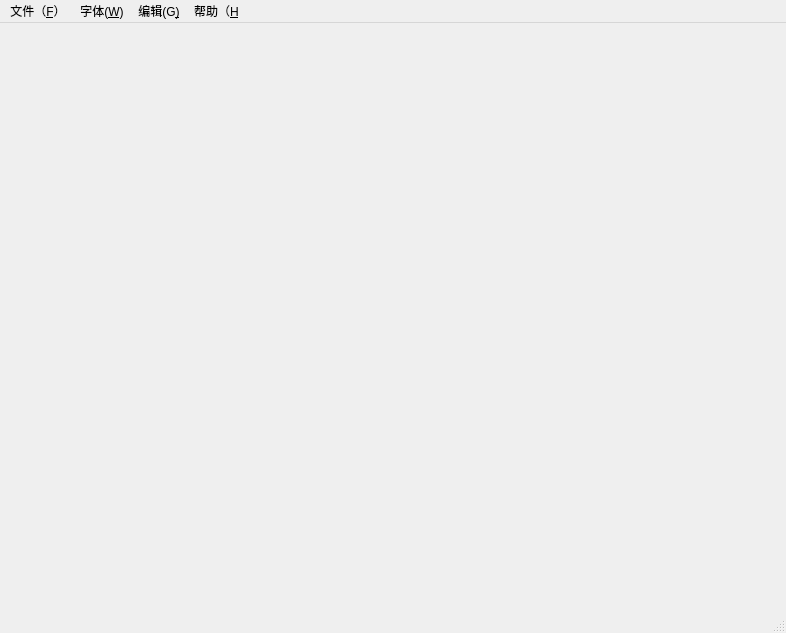
<?xml version="1.0" encoding="UTF-8"?>
<ui version="4.0">
 <class>MainWindow</class>
 <widget class="QMainWindow" name="MainWindow">
  <property name="geometry">
   <rect>
    <x>0</x>
    <y>0</y>
    <width>786</width>
    <height>633</height>
   </rect>
  </property>
  <property name="windowTitle">
   <string>MainWindow</string>
  </property>
  <widget class="QWidget" name="centralWidget"/>
  <widget class="QMenuBar" name="menuBar">
   <property name="geometry">
    <rect>
     <x>0</x>
     <y>0</y>
     <width>786</width>
     <height>26</height>
    </rect>
   </property>
   <widget class="QMenu" name="menu_F">
    <property name="title">
     <string>文件（&amp;F）</string>
    </property>
    <addaction name="actionSAVE_S"/>
    <addaction name="actionOPEN_O"/>
    <addaction name="separator"/>
    <addaction name="actionExit_Ctrl_E"/>
   </widget>
   <widget class="QMenu" name="menuAsdf_G">
    <property name="title">
     <string>字体(&amp;W)</string>
    </property>
    <addaction name="actionSadfas"/>
    <addaction name="actionDfgdfh"/>
   </widget>
   <widget class="QMenu" name="menuAsdfasdf_G">
    <property name="title">
     <string>编辑(G&amp;)</string>
    </property>
    <addaction name="actionPaste_Ctrl_P"/>
    <addaction name="actionAll_Ctrl_A"/>
    <addaction name="actionDelete_Ctrl_D"/>
    <addaction name="separator"/>
    <addaction name="actionConcel_Ctrl_C"/>
    <addaction name="actionFind_Ctrl_F"/>
    <addaction name="separator"/>
    <addaction name="actionShear_Ctrl_S"/>
   </widget>
   <widget class="QMenu" name="menu_H">
    <property name="title">
     <string>帮助（&amp;H</string>
    </property>
   </widget>
   <addaction name="menu_F"/>
   <addaction name="menuAsdf_G"/>
   <addaction name="menuAsdfasdf_G"/>
   <addaction name="menu_H"/>
  </widget>
  <widget class="QStatusBar" name="statusBar"/>
  <action name="actionOPEN_O">
   <property name="text">
    <string>Open                   (&amp;Ctrl+O)</string>
   </property>
  </action>
  <action name="actionSAVE_S">
   <property name="text">
    <string>Save                     (&amp;Ctrl+S)</string>
   </property>
  </action>
  <action name="actionSadfas">
   <property name="text">
    <string>Bold      (&amp;Ctrl+B)</string>
   </property>
  </action>
  <action name="actionDfgdfh">
   <property name="text">
    <string>Italic      (&amp;Ctrl+I)</string>
   </property>
  </action>
  <action name="action_Ctrl_N">
   <property name="text">
    <string>(&amp;Ctrl+N</string>
   </property>
  </action>
  <action name="actionExit_Ctrl_E">
   <property name="text">
    <string>Exit                       (&amp;Ctrl+E)</string>
   </property>
  </action>
  <action name="actionPaste_Ctrl_P">
   <property name="text">
    <string>Paste         (&amp;Ctrl+P)</string>
   </property>
  </action>
  <action name="actionAll_Ctrl_A">
   <property name="text">
    <string>All              (&amp;Ctrl+A)</string>
   </property>
  </action>
  <action name="actionDelete_Ctrl_D">
   <property name="text">
    <string>Delete       (&amp;Ctrl+D)</string>
   </property>
  </action>
  <action name="actionConcel_Ctrl_C">
   <property name="text">
    <string>Concel       (&amp;Ctrl+C)</string>
   </property>
  </action>
  <action name="actionFind_Ctrl_F">
   <property name="text">
    <string>Find            (&amp;Ctrl+F)</string>
   </property>
  </action>
  <action name="actionShear_Ctrl_S">
   <property name="text">
    <string>Shear        (&amp;Ctrl+S)</string>
   </property>
  </action>
 </widget>
 <layoutdefault spacing="6" margin="11"/>
 <resources/>
 <connections/>
</ui>
